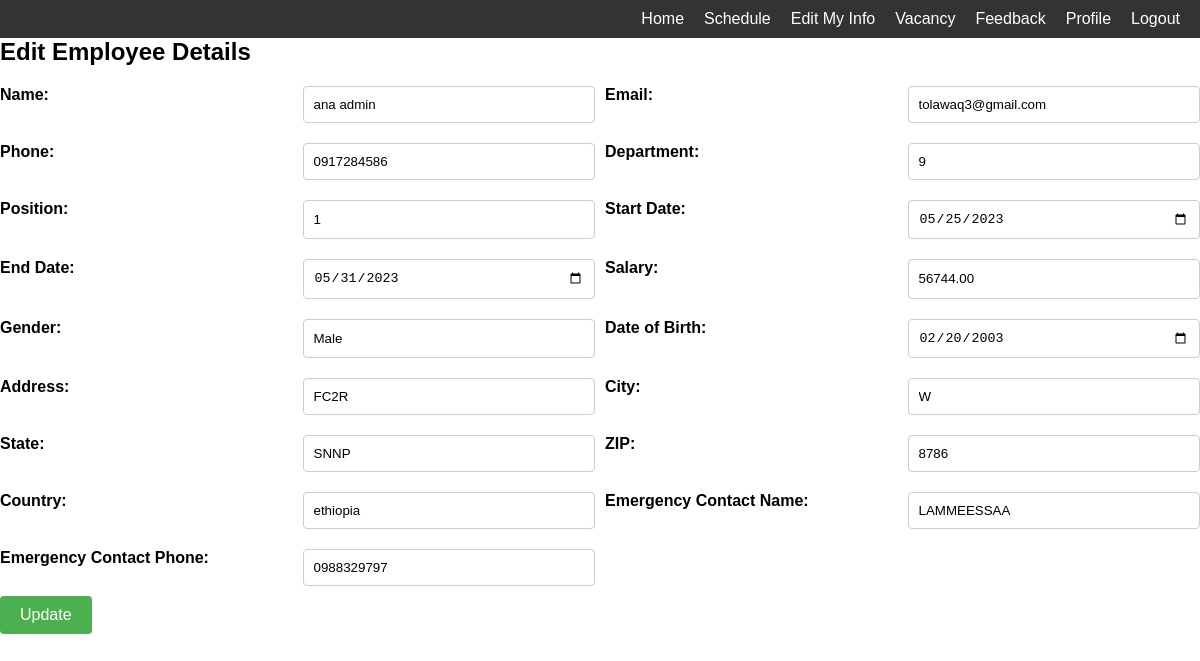
The page /emp/edit_detail.php (signed in) on the database its author committed.
### tables this page shows
CREATE TABLE `employees` (
  `id` int(11) NOT NULL,
  `name` varchar(100) NOT NULL,
  `email` varchar(100) NOT NULL,
  `phone` varchar(20) NOT NULL,
  `department` varchar(50) NOT NULL,
  `position` varchar(50) NOT NULL,
  `start_date` date NOT NULL,
  `end_date` date NOT NULL,
  `salary` decimal(10,2) NOT NULL,
  `user_id` int(11) NOT NULL,
  `gender` varchar(10) NOT NULL,
  `date_of_birth` date NOT NULL,
  `address` varchar(100) DEFAULT NULL,
  `city` varchar(50) DEFAULT NULL,
  `state` varchar(50) DEFAULT NULL,
  `zip` varchar(10) DEFAULT NULL,
  `country` varchar(50) DEFAULT NULL,
  `emergency_contact_name` varchar(100) DEFAULT NULL,
  `emergency_contact_phone` varchar(20) DEFAULT NULL
);

### emp/edit_detail.php (the view, shortened to what this page needs)
<?php
$servername = "localhost";
$username = "root";
$password = "";
$dbname = "hrms";
$conn = new mysqli($servername, $username, $password, $dbname);
$employee_id = $_SESSION["user_id"];
$sql = "SELECT * FROM employees WHERE user_id = '$employee_id'";
$result = $conn->query($sql);
if ($result->num_rows == 1) {
    $row = $result->fetch_assoc();
    $name = $row["name"];
    $email = $row["email"];
    $phone = $row["phone"];
    $department = $row["department"];
    $position = $row["position"];
    $start_date = $row["start_date"];
    $end_date = $row["end_date"];
    $salary = $row["salary"];
    $gender = $row["gender"];
    $date_of_birth = $row["date_of_birth"];
    $address = $row["address"];
    $city = $row["city"];
    $state = $row["state"];
    $zip = $row["zip"];
    $country = $row["country"];
    $emergency_contact_name = $row["emergency_contact_name"];
    $emergency_contact_phone = $row["emergency_contact_phone"];
} else {
    $error_message = "Employee record not found.";
}
?>
<!DOCTYPE html>
<html>
<head>
</head>
<body>
    <h2>Edit Employee Details</h2>
    <?php if ($result->num_rows == 1) : ?>
      <form id="myForm" method="POST" action="<?php echo $_SERVER['PHP_SELF']; ?>" onsubmit="return validateForm();">
      <div class="container">
                <label for="name">Name:</label>
                <input type="text" id="name" name="name" value="<?php echo $name; ?>">
                <label for="email">Email:</label>
                <input type="email" id="email" name="email" value="<?php echo $email; ?>">
                <label for="phone">Phone:</label>
                <input type="text" id="phone" name="phone" value="<?php echo $phone; ?>">
                <label for="department">Department:</label>
                <input type="text" id="department" name="department" value="<?php echo $department; ?>" readonly>
                <label for="position">Position:</label>
                <input type="text" id="position" name="position" value="<?php echo $position; ?>" readonly>
                <label for="start_date">Start Date:</label>
                <input type="date" id="start_date" name="start_date" value="<?php echo $start_date; ?>">
                <label for="end_date">End Date:</label>
                <input type="date" id="end_date" name="end_date" value="<?php echo $end_date; ?>">
                <label for="salary">Salary:</label>
                <input type="number" id="salary" name="salary" value="<?php echo $salary; ?>">
                <label for="gender">Gender:</label>
                <input type="text" id="gender" name="gender" value="<?php echo $gender; ?>">
                <label for="date_of_birth">Date of Birth:</label>
                <input type="date" id="date_of_birth" name="date_of_birth" value="<?php echo $date_of_birth; ?>">
                <label for="address">Address:</label>
                <input type="text" id="address" name="address" value="<?php echo $address; ?>">
                <label for="city">City:</label>
                <input type="text" id="city" name="city" value="<?php echo $city; ?>">
                <label for="state">State:</label>
                <input type="text" id="state" name="state" value="<?php echo $state; ?>">
                <label for="zip">ZIP:</label>
                <input type="text" id="zip" name="zip" value="<?php echo $zip; ?>">
                <label for="country">Country:</label>
                <input type="text" id="country" name="country" value="<?php echo $country; ?>">
                <label for="emergency_contact_name">Emergency Contact Name:</label>
                <input type="text" id="emergency_contact_name" name="emergency_contact_name" value="<?php echo $emergency_contact_name; ?>">
                <label for="emergency_contact_phone">Emergency Contact Phone:</label>
                <input type="text" id="emergency_contact_phone" name="emergency_contact_phone" value="<?php echo $emergency_contact_phone; ?>">
            </div>
            <input type="submit" value="Update" style="width: auto; padding: 10px 20px; background-color: #4CAF50; color: #fff; border: none; border-radius: 4px; cursor: pointer; font-size: 16px;">
          </form>
    <?php endif; ?>
</body>
</html>
</html>

### emp/style/home.css (style rules this page uses)
body { font-family: Arial, sans-serif; margin: 0; padding: 0; }
header { background-color: #333; color: #fff; padding: 10px; }
nav ul { margin: 0; padding: 0; list-style: none; display: flex; justify-content: flex-end; }
nav li { margin: 0 10px; }
nav a { color: #fff; text-decoration: none; }
h2 { margin-top: 0; }

### emp/edit_detail.php (style rules this page uses)
.container { display: grid; grid-template-columns: repeat(4, 1fr); grid-gap: 10px; }
.container label { display: block; font-weight: bold; }
.container input { width: 100%; padding: 10px; margin-bottom: 10px; border: 1px solid #ccc; border-radius: 4px; box-sizing: border-box; }

### rows shown on the page
employees: name "ana admin", email "tolawaq3@gmail.com", phone "0917284586", department "9", position "1", start_date "05/25/2023", end_date "05/31/2023", salary "56744.00", gender "Male", date_of_birth "02/20/2003", address "FC2R", city "W", state "SNNP", zip "8786", country "ethiopia", emergency_contact_name "LAMMEESSAA", emergency_contact_phone "0988329797"
